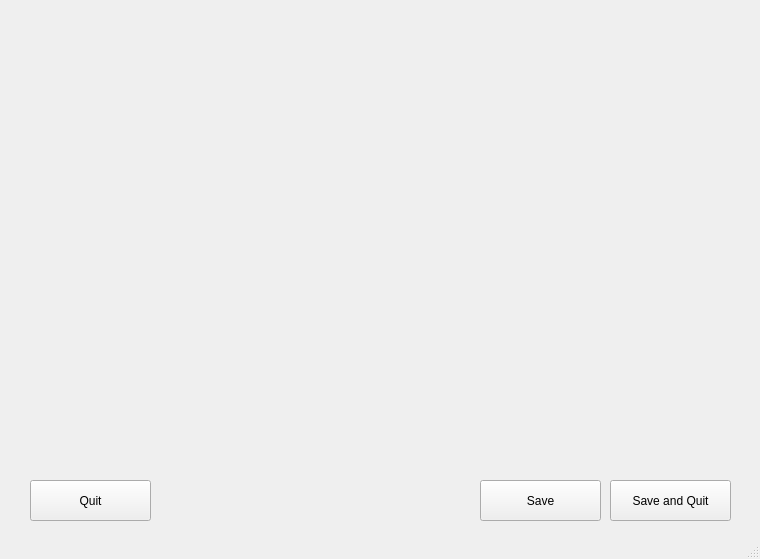
<?xml version="1.0" encoding="UTF-8"?>
<ui version="4.0">
 <class>MainWindow</class>
 <widget class="QMainWindow" name="MainWindow">
  <property name="geometry">
   <rect>
    <x>0</x>
    <y>0</y>
    <width>760</width>
    <height>559</height>
   </rect>
  </property>
  <property name="windowTitle">
   <string>SBND Purity Monitor DAQ</string>
  </property>
  <widget class="QWidget" name="centralwidget">
   <widget class="QPushButton" name="_save_quit_btn">
    <property name="geometry">
     <rect>
      <x>610</x>
      <y>480</y>
      <width>121</width>
      <height>41</height>
     </rect>
    </property>
    <property name="text">
     <string>Save and Quit</string>
    </property>
   </widget>
   <widget class="QPushButton" name="_save_btn">
    <property name="geometry">
     <rect>
      <x>480</x>
      <y>480</y>
      <width>121</width>
      <height>41</height>
     </rect>
    </property>
    <property name="text">
     <string>Save</string>
    </property>
   </widget>
   <widget class="QPushButton" name="_quit_btn">
    <property name="geometry">
     <rect>
      <x>30</x>
      <y>480</y>
      <width>121</width>
      <height>41</height>
     </rect>
    </property>
    <property name="text">
     <string>Quit</string>
    </property>
   </widget>
   <widget class="QWidget" name="verticalLayoutWidget">
    <property name="geometry">
     <rect>
      <x>0</x>
      <y>20</y>
      <width>761</width>
      <height>451</height>
     </rect>
    </property>
    <layout class="QVBoxLayout" name="_settings_layout"/>
   </widget>
  </widget>
  <widget class="QStatusBar" name="_status_bar"/>
  <action name="actionShow_Logs">
   <property name="text">
    <string>Show Logs</string>
   </property>
  </action>
 </widget>
 <resources/>
 <connections/>
</ui>
